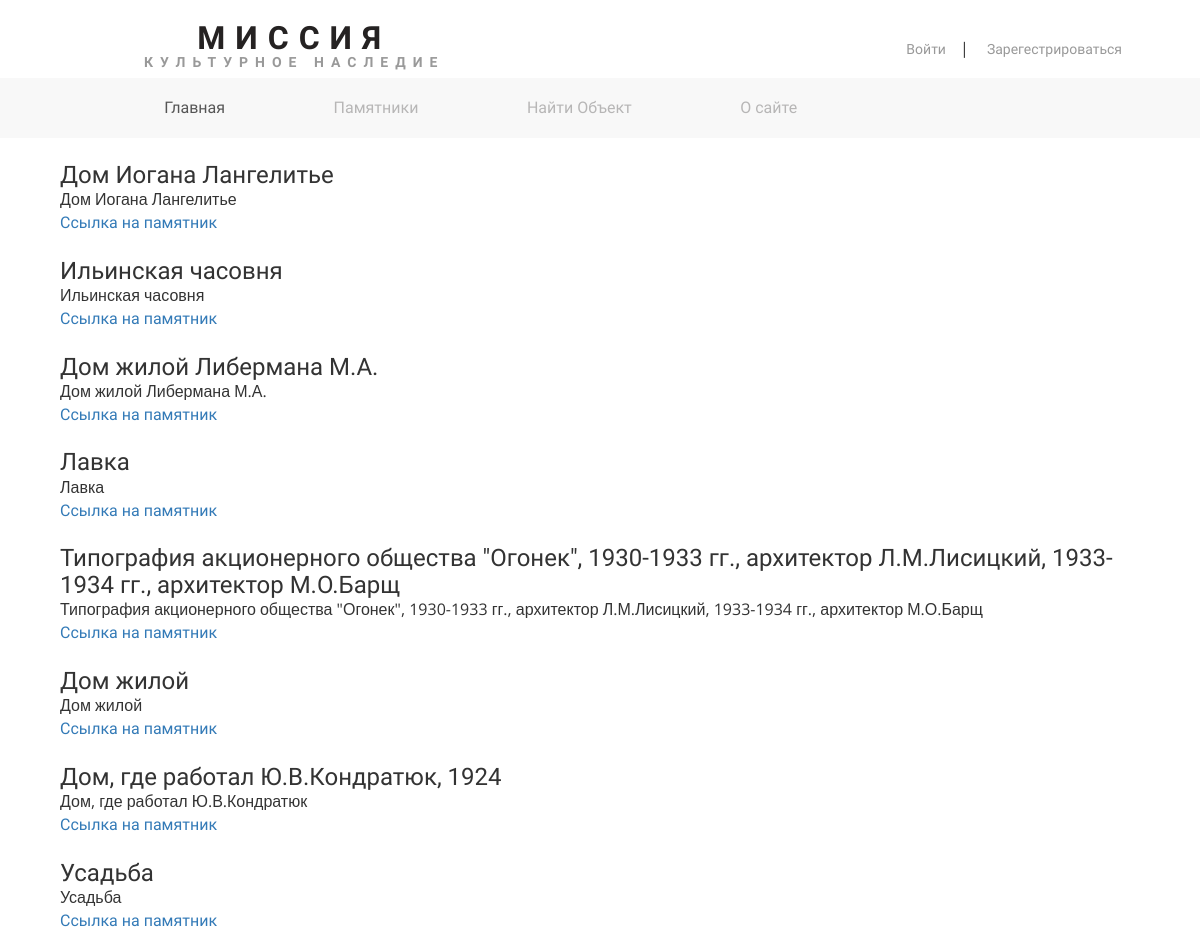
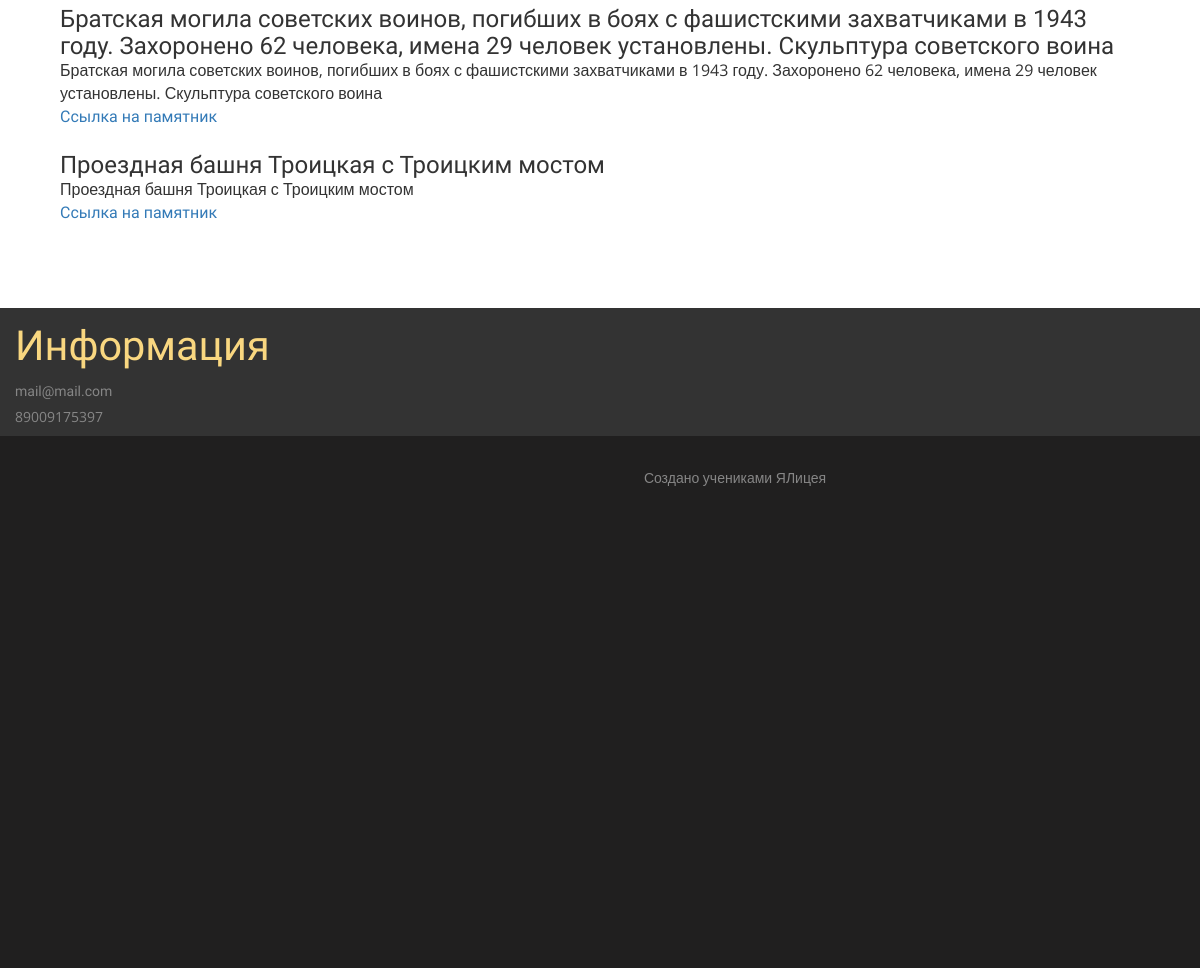
The page /show on the database its author committed (2 pictures, top to bottom).
### data/objects.py (models this page shows)
class Object(SqlAlchemyBase, SerializerMixin):
    __tablename__ = 'objects'
    id = sqlalchemy.Column(sqlalchemy.Integer, primary_key=True, autoincrement=True, unique=True)
    name = sqlalchemy.Column(sqlalchemy.String)
    about = sqlalchemy.Column(sqlalchemy.String)
    reester_number = sqlalchemy.Column(sqlalchemy.String, unique=True)
    region = sqlalchemy.Column(sqlalchemy.String)
    full_address = sqlalchemy.Column(sqlalchemy.String)
    category = sqlalchemy.Column(sqlalchemy.String)
    kind = sqlalchemy.Column(sqlalchemy.String)
    unesco = sqlalchemy.Column(sqlalchemy.BOOLEAN)
    is_value = sqlalchemy.Column(sqlalchemy.BOOLEAN)
    coords = sqlalchemy.Column(sqlalchemy.String)
    photo = sqlalchemy.Column(sqlalchemy.String)

### main.py (the view)
@app.route('/show')
def show_objects():
    db_sess = db_session.create_session()
    objects = db_sess.query(Object).all()
    obj = [objects[randint(1, len(objects))] for _ in range(10)]
    form = SearchForm()
    return render_template('show_objects.html', obj=obj, form=form)

### data/db_session.py (called while the page is built)
def create_session() -> Session:
    global __factory
    return __factory()

### templates/show_objects.html
{% extends "base.html" %}
{% block content %}
    <div class="main">
    {% for item in obj %}
    <div class="shadow-lg p-3 mb-5 bg-body rounded">
        <h3>{{ item.name }}</h3>
        <p>{{ item.about }}</p>
        <a href="/{{ item.id }}">Ссылка на памятник</a>
    </div>
    <br>
    {% endfor %}
    </div>
{% endblock %}

### templates/base.html (shortened to what this page needs)
<!DOCTYPE html>
<html>
<head>
<link href="static/css/bootstrap.css" rel="stylesheet" type="text/css" media="all" />
<link href="static/css/style.css" rel="stylesheet" type="text/css" media="all" />
</head>
<body>
	<div class="header">
		<div class="logo">
			<div align="center">
				<a href="/">Миссия<span>Культурное наследие</span></a>
			</div>
		</div>
		<div class="logo-right">
			<ul>
				{% if current_user.is_authenticated %}
					{% if current_user.is_admin %}
						<li><a href="/add_object">Добавить объект</a></li>|
					{% endif %}
					<li><a href="/logout">{{ current_user.nick }}</a></li>
				{% else %}
				<li><a href="/login">Войти</a></li>|
				<li><a href="/register">Зарегестрироваться</a></li>
				{% endif %}
			</ul>
		</div>
		<div class="clearfix"> </div>
	</div>
	<div class="header-nav">
		<div class="container">
			<nav class="navbar navbar-default">
				<div class="collapse navbar-collapse nav-wil" id="bs-example-navbar-collapse-1">
					<nav class="cl-effect-1">
						<ul class="nav navbar-nav">
							<li class="active"><a href="/">Главная</a></li>
							<li><a href="/show">Памятники</a></li>
							<li><a href="/search">Найти Объект</a></li>
							<li><a href="/about">О сайте</a></li>
						</ul>
					</nav>
				</div>
			</nav>
		</div>
	</div>
<main role="main">
    {% block content %}{% endblock %}
</main>
	<div class="footer">
		<div class="col-md-3 footer-grids">
			<h4><a href="/">Информация</a></h4>
			<p><a href="mail@mail.com">mail@mail.com</a></p>
			<p>89009175397</p>
			<ul class="social-icons">
			</ul>
		</div>
	</div>
	<div class="footer-bottom">
		<div class="container">
			<p>Создано учениками ЯЛицея</p>
		</div>
	</div>
	{% for i in range(7) %}
		<div class="footer-bottom"></div>
	{% endfor %}
</body>
</html>

### static/css/style.css (style rules this page uses)
html, body { font-size: 100%; background:#ffffff; font-family: 'Open Sans', sans-serif; }
h1,h2,h3,h4,h5,h6,a { margin:0; font-family: 'Josefin Sans', sans-serif; }
p { margin:0; }
ul,label { margin:0; padding:0; }
.header { padding: 1em 0; }
.logo { float:left; margin-left:50em; }
.logo a { font-size:2em; text-transform:uppercase; text-decoration:none; color: #252222; letter-spacing: 10px; font-weight: 600; }
.logo a span { display: block; font-size: 14px; letter-spacing: 7px; line-height: 0; text-align: center; color: #999; }
.logo-right { float:right; margin-right:4em; }
.logo-right ul { padding: 1.3em 0 0; }
.logo-right ul li { display:inline-block; color:#999; font-size:14px; margin: 0 1em; }
.logo-right ul li a { color:#999; text-decoration:none; }
.header-nav { background-color: #F8F8F8; }
.navbar-default { background: none; border: none; }
.navbar-default .navbar-nav > .active > a, .navbar-default .navbar-nav > .active > a:hover, .navbar-default .navbar-nav > .active > a:focus { color: #555; background: none; }
.navbar-default .navbar-nav > li > a { color: #B7B6B6; }
.navbar-nav { float: none; margin-left: 5em; }
.navbar { margin-bottom: 0; }
.nav > li > a { padding: 20px 40px; }
.cl-effect-1 a::before, .cl-effect-1 a::after { display: inline-block; opacity: 0; -webkit-transition: -webkit-transform 0.3s, opacity 0.2s; -moz-transition: -moz-transform 0.3s, opacity 0.2s; transition: transform 0.3s, opacity 0.2s; }
.cl-effect-1 a::before { margin-right: 10px; content: '['; -webkit-transform: translateX(20px); -moz-transform: translateX(20px); transform: translateX(20px); }
.cl-effect-1 a::after { margin-left: 10px; content: ']'; -webkit-transform: translateX(-20px); -moz-transform: translateX(-20px); transform: translateX(-20px); }
.cl-effect-1 a:hover::before, .cl-effect-1 a:hover::after, .cl-effect-1 a:focus::before, .cl-effect-1 a:focus::after,.cl-effect-1 ul li.active a { opacity: 1; -webkit-transform: translateX(0px); -moz-transform: translateX(0px); transform: translateX(0px); }
.footer { padding: 1em 0 7em; background-color: rgb(51, 51, 51); }
.footer h4 { margin:0 0 .5em; }
.footer-grids h4 a { color:#f9d780; font-size:2.3em; text-decoration: none; }
.footer-grids p a { color: #868686; font-size: 14px; text-decoration: none; }
.footer-grids p { color: #868686; font-size:14px; line-height: 1.8em; margin:0; }
.footer-bottom { background-color: #201F1F; padding: 2em 0; text-align: center; }
.footer-bottom p { color: #868686; margin:0; font-size: 14px; }
.social-icons { padding:2em 0 0; }
.navbar-collapse { padding-right: 0; padding-left: 0; }
@media (max-width:1440px) { .logo { margin-left: 14em; } }
@media (max-width:1366px) { .logo { margin-left: 11em; } }
@media (max-width: 1280px) { .logo { margin-left: 9em; } }
.main { margin-right: 5%; margin-left: 5%; margin-bottom: 5%; margin-top: 2% }

### rows shown on the page
Object: name "Дом Иогана Лангелитье", about "Дом Иогана Лангелитье"
Object: name "Ильинская часовня", about "Ильинская часовня"
Object: name "Дом жилой Либермана М.А.", about "Дом жилой Либермана М.А."
Object: name "Лавка", about "Лавка"
Object: name "Типография акционерного общества \"Огонек\", 1930-1933 гг., архитектор Л.М.Лисицкий, 1933-1934 гг., архитектор М.О.Барщ", about "Типография акционерного общества \"Огонек\", 1930-1933 гг., архитектор Л.М.Лисицкий, 1933-1934 гг., архитектор М.О.Барщ"
Object: name "Дом жилой", about "Дом жилой"
Object: name "Дом, где работал Ю.В.Кондратюк, 1924", about "Дом, где работал Ю.В.Кондратюк"
Object: name "Усадьба", about "Усадьба"
Object: name "Братская могила советских воинов, погибших в боях с фашистскими захватчиками в 1943 году. Захоронено 62 человека, имена 29 человек установлены. Скульптура советского воина", about "Братская могила советских воинов, погибших в боях с фашистскими захватчиками в 1943 году. Захоронено 62 человека, имена 29 человек установлены. Скульптура советского воина"
Object: name "Проездная башня Троицкая с Троицким мостом", about "Проездная башня Троицкая с Троицким мостом"
